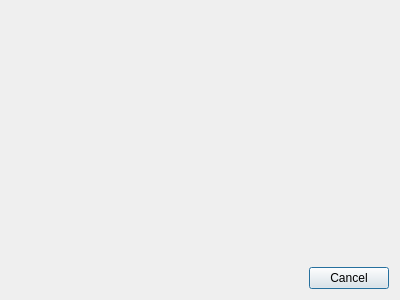
<?xml version="1.0" encoding="UTF-8"?>
<ui version="4.0">
 <class>NewConstraintDialog</class>
 <widget class="QDialog" name="NewConstraintDialog">
  <property name="geometry">
   <rect>
    <x>0</x>
    <y>0</y>
    <width>400</width>
    <height>300</height>
   </rect>
  </property>
  <property name="minimumSize">
   <size>
    <width>300</width>
    <height>0</height>
   </size>
  </property>
  <property name="windowTitle">
   <string>New constraint</string>
  </property>
  <layout class="QVBoxLayout" name="verticalLayout">
   <item>
    <widget class="QWidget" name="container" native="true">
     <layout class="QVBoxLayout" name="verticalLayout_2"/>
    </widget>
   </item>
   <item>
    <widget class="QDialogButtonBox" name="buttonBox">
     <property name="orientation">
      <enum>Qt::Horizontal</enum>
     </property>
     <property name="standardButtons">
      <set>QDialogButtonBox::Cancel</set>
     </property>
    </widget>
   </item>
  </layout>
 </widget>
 <resources/>
 <connections>
  <connection>
   <sender>buttonBox</sender>
   <signal>accepted()</signal>
   <receiver>NewConstraintDialog</receiver>
   <slot>accept()</slot>
   <hints>
    <hint type="sourcelabel">
     <x>248</x>
     <y>254</y>
    </hint>
    <hint type="destinationlabel">
     <x>157</x>
     <y>274</y>
    </hint>
   </hints>
  </connection>
  <connection>
   <sender>buttonBox</sender>
   <signal>rejected()</signal>
   <receiver>NewConstraintDialog</receiver>
   <slot>reject()</slot>
   <hints>
    <hint type="sourcelabel">
     <x>316</x>
     <y>260</y>
    </hint>
    <hint type="destinationlabel">
     <x>286</x>
     <y>274</y>
    </hint>
   </hints>
  </connection>
 </connections>
</ui>
